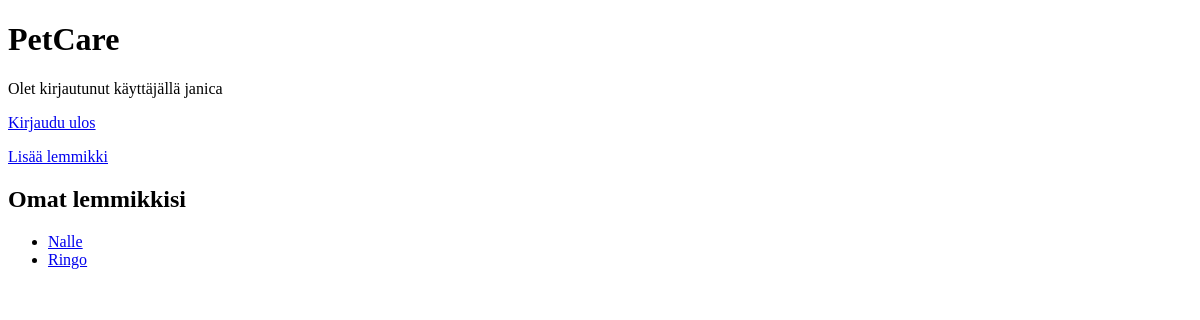
Page / (signed in) on the earlier database version.
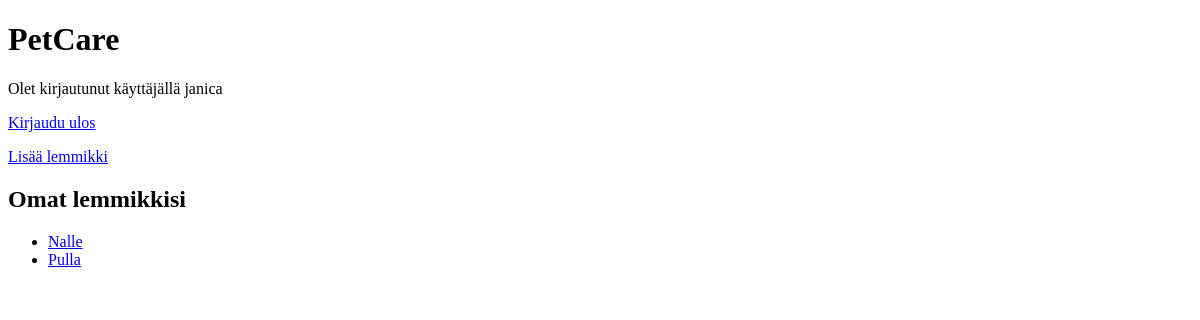
Same page on the later database version.
### tables this page shows
CREATE TABLE users (
    id INTEGER PRIMARY KEY,
    username TEXT UNIQUE,
    password_hash TEXT
);

CREATE TABLE pets (
    id INTEGER PRIMARY KEY AUTOINCREMENT,
    animal_id INTEGER NOT NULL,
    breed_id INTEGER NOT NULL,
    pet_name TEXT NOT NULL,
    description TEXT, user_id INTEGER REFERENCES users(id),
    FOREIGN KEY (animal_id) REFERENCES animals(id),
    FOREIGN KEY (breed_id) REFERENCES breeds(id)
);

### app.py (the view)
@app.route("/")
def index():
    pets = []  # Oletusarvo: jos käyttäjä ei ole kirjautunut sisään, ei näytetä lemmikkejä
    if "username" in session:
        username = session["username"]
        user_query = db.query("SELECT id FROM users WHERE username = ?", [username])
        if user_query:
            user_id = user_query[0][0]
            pets = db.query("""
                SELECT p.id, p.pet_name, b.breed_name, p.description
                FROM pets p
                JOIN breeds b ON p.breed_id = b.id
                WHERE p.user_id = ?
                ORDER BY p.pet_name
            """, [user_id])
    return render_template("index.html", pets=pets)

### db.py (called while the page is built)
def get_connection():
    con = sqlite3.connect("database.db")
    con.execute("PRAGMA foreign_keys = ON")
    con.row_factory = sqlite3.Row
    return con

def query(sql, params=[]):
    con = get_connection()
    result = con.execute(sql, params).fetchall()
    con.close()
    return result

### templates/index.html (shortened to what this page needs)
<!DOCTYPE html>
<html>
<head>
</head>
<body>
  <h1>PetCare</h1>
  {% if session.username %}
    <p>Olet kirjautunut käyttäjällä {{ session.username }}</p>
    <p><a href="/logout">Kirjaudu ulos</a></p>
    <p><a href="/new_pet">Lisää lemmikki</a></p>
    <h2>Omat lemmikkisi</h2>
    {% if pets %}
      <ul>
        {% for pet in pets %}
          <li><a href="/pet/{{ pet.id }}">{{ pet.pet_name }}</a></li>
        {% endfor %}
      </ul>
    {% else %}
      <p>Sinulla ei ole vielä lisättyjä lemmikkejä.</p>
    {% endif %}
  {% endif %}
</body>
</html>

Differences in the rows shown:
removed pets: pet_name "Ringo"
added pets: pet_name "Pulla"
